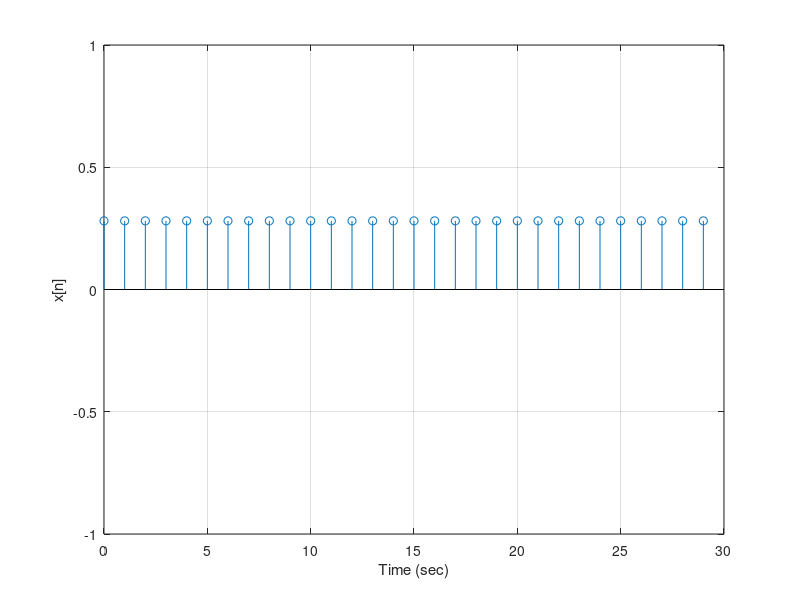

Source code (MATLAB):
n = 0:29;
x = -2+3*cos(cos(5*pi*n+pi/4))+sin(40*pi*n);
stem(n,x)
axis([0 30 -1 1])
grid
xlabel('Time (sec)')
ylabel('x[n]')